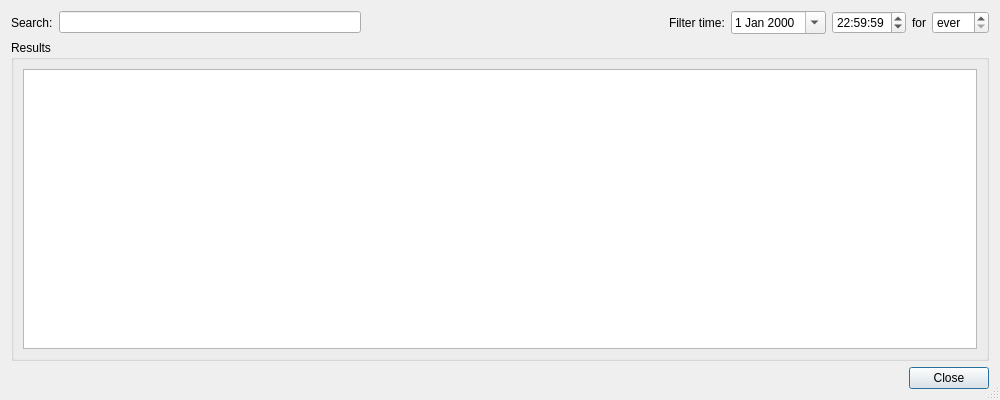
<?xml version="1.0" encoding="UTF-8"?>
<ui version="4.0">
 <class>BookedAtcDialog</class>
 <widget class="QDialog" name="BookedAtcDialog">
  <property name="geometry">
   <rect>
    <x>0</x>
    <y>0</y>
    <width>1000</width>
    <height>400</height>
   </rect>
  </property>
  <property name="windowTitle">
   <string>Booked ATC</string>
  </property>
  <property name="windowIcon">
   <iconset>
    <normaloff>:/icons/qutescoop.png</normaloff>:/icons/qutescoop.png</iconset>
  </property>
  <property name="sizeGripEnabled">
   <bool>true</bool>
  </property>
  <layout class="QVBoxLayout" name="verticalLayout">
   <item>
    <layout class="QGridLayout" name="gridLayout">
     <item row="0" column="1">
      <widget class="QLineEdit" name="editFilter">
       <property name="toolTip">
        <string extracomment="search with wildcard * or regular expressions"/>
       </property>
      </widget>
     </item>
     <item row="0" column="0">
      <widget class="QLabel" name="label">
       <property name="text">
        <string>Search:</string>
       </property>
       <property name="buddy">
        <cstring>editFilter</cstring>
       </property>
      </widget>
     </item>
     <item row="0" column="3">
      <widget class="QLabel" name="label_2">
       <property name="text">
        <string>Filter time:</string>
       </property>
      </widget>
     </item>
     <item row="0" column="2">
      <spacer name="horizontalSpacer">
       <property name="orientation">
        <enum>Qt::Horizontal</enum>
       </property>
       <property name="sizeHint" stdset="0">
        <size>
         <width>40</width>
         <height>20</height>
        </size>
       </property>
      </spacer>
     </item>
     <item row="0" column="6">
      <widget class="QLabel" name="label_3">
       <property name="text">
        <string>for</string>
       </property>
       <property name="buddy">
        <cstring>spinHours</cstring>
       </property>
      </widget>
     </item>
     <item row="0" column="7">
      <widget class="QSpinBox" name="spinHours">
       <property name="specialValueText">
        <string>ever</string>
       </property>
       <property name="accelerated">
        <bool>true</bool>
       </property>
       <property name="suffix">
        <string> h</string>
       </property>
       <property name="maximum">
        <number>120</number>
       </property>
       <property name="value">
        <number>0</number>
       </property>
      </widget>
     </item>
     <item row="0" column="5">
      <widget class="QTimeEdit" name="timeFilter">
       <property name="wrapping">
        <bool>true</bool>
       </property>
       <property name="timeSpec">
        <enum>Qt::UTC</enum>
       </property>
       <property name="time">
        <time>
         <hour>22</hour>
         <minute>59</minute>
         <second>59</second>
        </time>
       </property>
      </widget>
     </item>
     <item row="0" column="4">
      <widget class="QDateEdit" name="dateFilter">
       <property name="calendarPopup">
        <bool>true</bool>
       </property>
       <property name="timeSpec">
        <enum>Qt::UTC</enum>
       </property>
      </widget>
     </item>
    </layout>
   </item>
   <item>
    <widget class="QGroupBox" name="boxResults">
     <property name="title">
      <string>Results</string>
     </property>
     <layout class="QVBoxLayout" name="verticalLayout_2">
      <item>
       <widget class="QTreeView" name="treeBookedAtc">
        <property name="rootIsDecorated">
         <bool>false</bool>
        </property>
        <property name="uniformRowHeights">
         <bool>true</bool>
        </property>
        <property name="itemsExpandable">
         <bool>false</bool>
        </property>
        <property name="sortingEnabled">
         <bool>true</bool>
        </property>
       </widget>
      </item>
     </layout>
    </widget>
   </item>
   <item>
    <widget class="QDialogButtonBox" name="buttonBox">
     <property name="standardButtons">
      <set>QDialogButtonBox::Close</set>
     </property>
    </widget>
   </item>
  </layout>
 </widget>
 <resources/>
 <connections>
  <connection>
   <sender>buttonBox</sender>
   <signal>clicked(QAbstractButton*)</signal>
   <receiver>BookedAtcDialog</receiver>
   <slot>close()</slot>
   <hints>
    <hint type="sourcelabel">
     <x>557</x>
     <y>439</y>
    </hint>
    <hint type="destinationlabel">
     <x>602</x>
     <y>392</y>
    </hint>
   </hints>
  </connection>
 </connections>
</ui>
